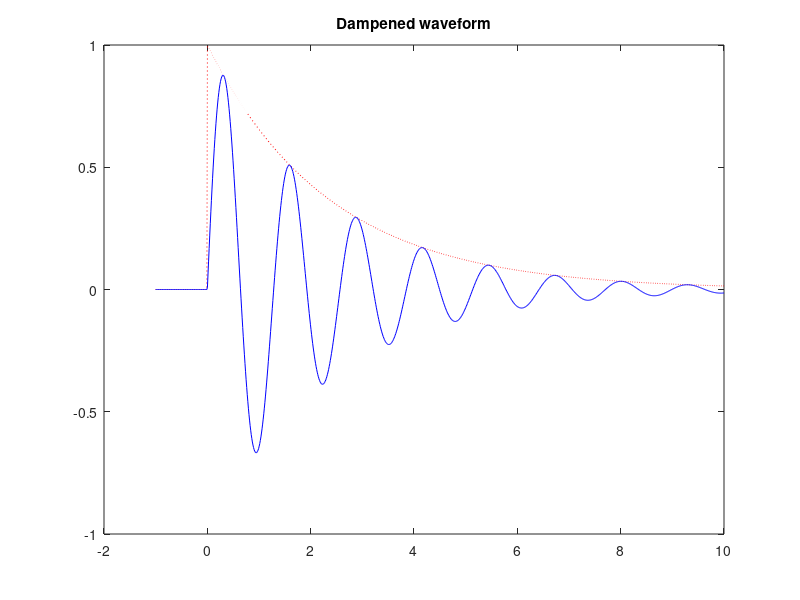

Reproduce this figure in MATLAB. (Note: this script raises an error after producing the figure.)
%% Arrays and Plotting (By Patrice Harapeti)

%% Background
% Demonstrate generating and plotting one and two dimensional arrays.

%% Part 1

clc;
clear;

% Define parameters
k = 0.2 + rand(1) * 0.3;
w = 2 + rand(1) * 3;
x = linspace(-1, 10, 1000);

% Algorithm
y1 = nan(length(x));
y2 = nan(length(x));

y1 = exp(-k .* x);
y2 = exp(-k .* x) .* sin(w .* x);

y1(x <= 0) = 0;
y2(x <= 0) = 0;

% Plot both functions with distinct line-styles
figure(1)
plot(x, y1, "r:", x, y2, "b-");

% Decorate plot
title("Dampened waveform");
subtitle({ "k = " + k, "w = " + w});
xlabel("x");
ylabel("y");
legend('exp(-kx)', 'exp(-kx)sin(wx)')

% Restrict plot domain
xlim([-1, 10]);

%% Part 2

clc;
clear;

% Broadcasting and top-down plot
x = linspace(-2, 2);
y = linspace(-2, 2).';
z = exp(-x.^2 - y.^2); % broadcasting

% Generate plot
figure(2)
subplot(2,1,1);
imagesc(x, y, z);

% Decorate Figure #1
colorbar
axis('image')
title('Figure #1')
subtitle('z = exp(-x^2 - y^2)')
xlabel('x')
ylabel('y')

% Generate domain in Cartesian coordinates
x2 = linspace(-5, 5);
y2 = linspace(-5, 5);

% Generate matrix of matching size to store z2 values (for rendering)
z2 = nan([length(x2), length(y2)]);

for i = 1:length(x2)
    for j = 1:length(y2)
        % Grab the corresponding x and y coordinates each loop
        xVal = x2(:, i);
        yVal = y2(:, i);

        % Convert the Cartesian coordinate into a Polar coordinate
        rhoVal = sqrt((xVal .^ 2) + (yVal .^ 2));
        thetaVal = atan2(yVal, xVal);

        % Use Polar coordinate as parameters to compute the given function
        % and store result of function into each row of matrix z2
        z2(i, j) = cos(3 .* thetaVal) .* (rhoVal - rhoVal .^ 3)...
                   .* exp(-rhoVal .^ 2);
    end
end

% Plot cartesian coordinates
subplot(2,1,2);
surf(x2, y2, z2, 'EdgeColor', 'none', 'FaceAlpha', 0.8);

% Decorate Figure #2
colorbar
title('Figure #2')
subtitle('z = cos(3\theta) (r-r^3) exp(-r^2) in Cartesian');
xlabel('x');
ylabel('y');
zlabel('z');

% Adjust camera line of sight for Figure #2
view([-15 3 4]);

